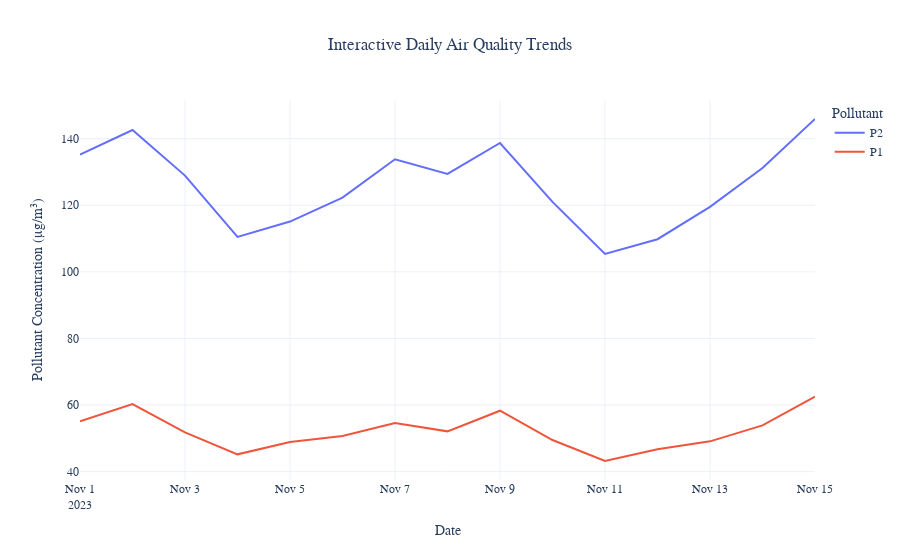

Notebook code for this chart:
### Markdown cell above
<h3 style="color: #4CAF50;">2.5. Interactivity: How can we explore the data dynamically?</h3>
For modern dashboards and web-based reports, interactive plots are essential. Plotly Express makes it easy to create plots that users can zoom, pan, and hover over to get more details. This enhances exploration and engagement.

### Code cell
fig = px.line(
    df,
    y=['P2', 'P1'],
    title='Interactive Daily Air Quality Trends',
    labels={'timestamp': 'Date', 'value': 'Pollutant Concentration (μg/m³)'},
    template='plotly_white'
)

# Update layout for better readability
fig.update_layout(
    title_x=0.5,
    legend_title_text='Pollutant',
    font=dict(family="Segoe UI, Helvetica, Arial, sans-serif")
)

fig.show()

### Figure 1 — Plotly figure (JSON) as saved in the notebook; plotly's stock layout.template omitted (floating-point values rounded to 4 significant figures)
{"data": [{"hovertemplate": "variable=P2<br>Date=%{x}<br>Pollutant Concentration (μg/m³)=%{y}<extra></extra>", "legendgroup": "P2", "line": {"color": "#636efa", "dash": "solid"}, "marker": {"symbol": "circle"}, "mode": "lines", "name": "P2", "orientation": "v", "showlegend": true, "type": "scatter", "x": ["2023-11-01T00:00:00.000000000", "2023-11-02T00:00:00.000000000", "2023-11-03T00:00:00.000000000", "2023-11-04T00:00:00.000000000", "2023-11-05T00:00:00.000000000", "2023-11-06T00:00:00.000000000", "2023-11-07T00:00:00.000000000", "2023-11-08T00:00:00.000000000", "2023-11-09T00:00:00.000000000", "2023-11-10T00:00:00.000000000", "2023-11-11T00:00:00.000000000", "2023-11-12T00:00:00.000000000", "2023-11-13T00:00:00.000000000", "2023-11-14T00:00:00.000000000", "2023-11-15T00:00:00.000000000"], "xaxis": "x", "y": [135.2, 142.6, 128.9, 110.5, 115.1, 122.3, 133.8, 129.4, 138.7, 121.0, 105.4, 109.8, 119.5, 131.2, 145.9], "yaxis": "y"}, {"hovertemplate": "variable=P1<br>Date=%{x}<br>Pollutant Concentration (μg/m³)=%{y}<extra></extra>", "legendgroup": "P1", "line": {"color": "#EF553B", "dash": "solid"}, "marker": {"symbol": "circle"}, "mode": "lines", "name": "P1", "orientation": "v", "showlegend": true, "type": "scatter", "x": ["2023-11-01T00:00:00.000000000", "2023-11-02T00:00:00.000000000", "2023-11-03T00:00:00.000000000", "2023-11-04T00:00:00.000000000", "2023-11-05T00:00:00.000000000", "2023-11-06T00:00:00.000000000", "2023-11-07T00:00:00.000000000", "2023-11-08T00:00:00.000000000", "2023-11-09T00:00:00.000000000", "2023-11-10T00:00:00.000000000", "2023-11-11T00:00:00.000000000", "2023-11-12T00:00:00.000000000", "2023-11-13T00:00:00.000000000", "2023-11-14T00:00:00.000000000", "2023-11-15T00:00:00.000000000"], "xaxis": "x", "y": [55.1, 60.3, 51.8, 45.2, 48.9, 50.7, 54.6, 52.1, 58.3, 49.5, 43.2, 46.7, 49.1, 53.9, 62.5], "yaxis": "y"}], "layout": {"font": {"family": "Segoe UI, Helvetica, Arial, sans-serif"}, "legend": {"title": {"text": "Pollutant"}, "tracegroupgap": 0}, "title": {"text": "Interactive Daily Air Quality Trends", "x": 0.5}, "xaxis": {"anchor": "y", "domain": [0, 1], "title": {"text": "Date"}}, "yaxis": {"anchor": "x", "domain": [0, 1], "title": {"text": "Pollutant Concentration (μg/m³)"}}}}
